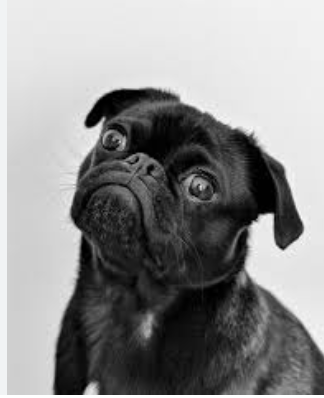
#> input picture Image to ASCII/dog.PNG, 324 x 398 px
$ python 1.py
#> lines starting #> are read from the running program, lines starting #| are printed output that depends on the picture
#> the answer given: dog.PNG
#> in image_to_ascii, image is the input picture: PIL image 324x398 RGBA; mean R, G, B, A 143, 143.1, 143.1, 255
from PIL import Image

# ASCII characters used to build the output text
ASCII_CHARS = ["@", "#", "S", "%", "?", "*", "+", ";", ":", ",", "."]

# Resize image while keeping aspect ratio
def resize_image(image, new_width=100):
#> called with new_width = 100
    width, height = image.size
#> width = 324; height = 398
    aspect_ratio = height / width
#> aspect_ratio = 1.23
    new_height = int(aspect_ratio * new_width * 0.55)  # Adjust height to look correct in text
#> new_height = 67
    return image.resize((new_width, new_height))
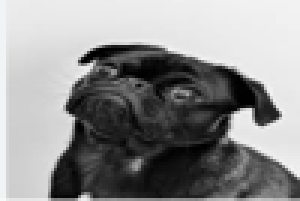
#> returned value: PIL image 100x67 RGBA (shown 3 times larger); mean R, G, B, A 142.9, 142.9, 143, 255

# Convert image to grayscale
def grayify(image):
    return image.convert("L")
#> returned value: PIL image 100x67 L

# Convert pixels to ASCII
def pixels_to_ascii(image):
    pixels = image.getdata()
    ascii_str = "".join([ASCII_CHARS[pixel // 25] for pixel in pixels])
    return ascii_str

# Main function
def image_to_ascii(path, width=100):
    try:
        image = Image.open(path)
    except:
        print("Failed to open image.")
        return

    image = resize_image(image, width)
    image = grayify(image)
    ascii_str = pixels_to_ascii(image)

    img_width = image.width
#> img_width = 100
    ascii_img = "\n".join([ascii_str[i:i + img_width] for i in range(0, len(ascii_str), img_width)])

    print(ascii_img)

    # Optional: Save to file
    with open("ascii_output.txt", "w") as f:
        f.write(ascii_img)

# Example usage
path = input("Enter image path (e.g., test.jpg): ")
image_to_ascii(path)
